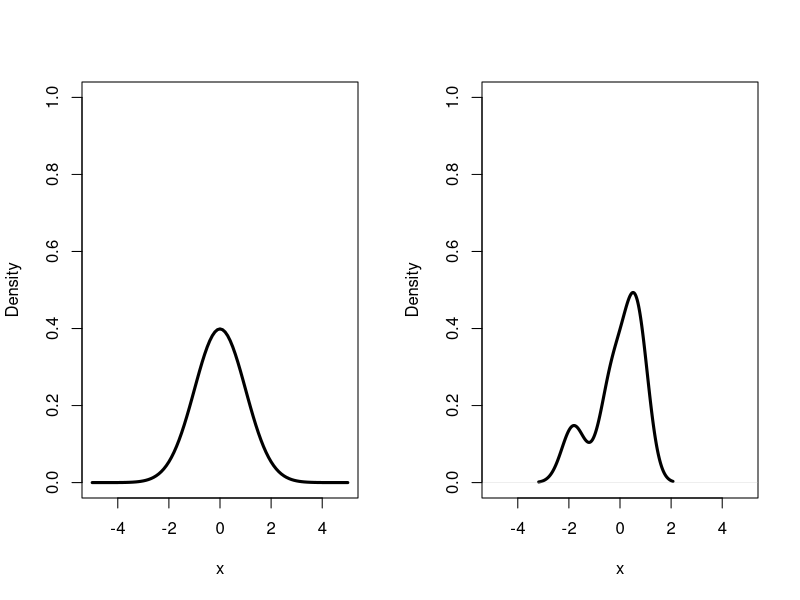
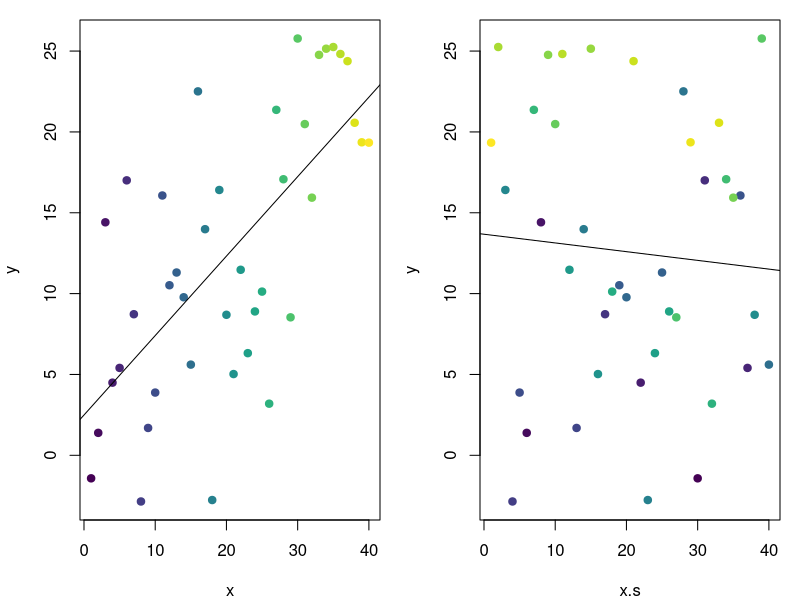
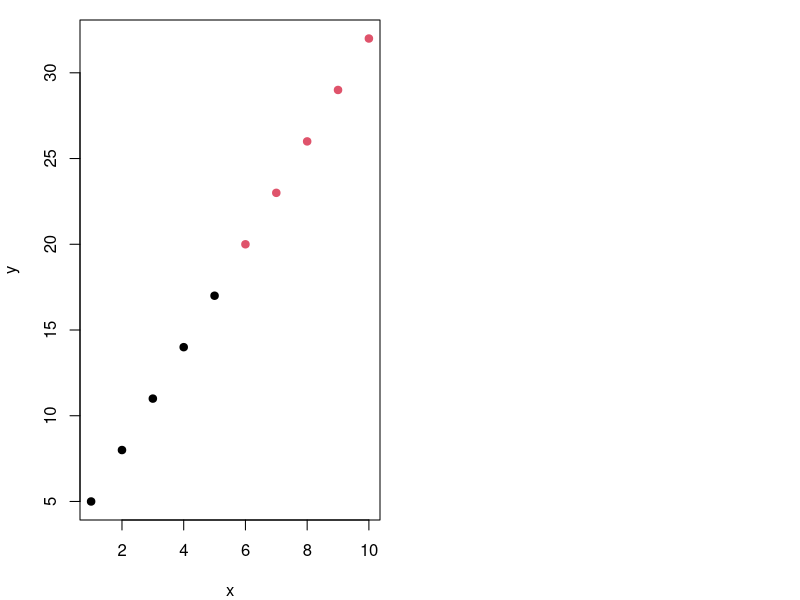
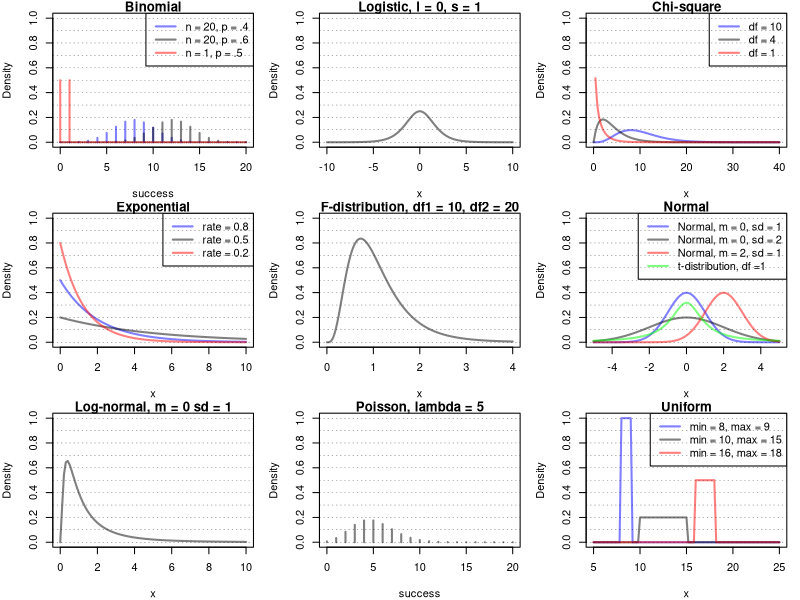
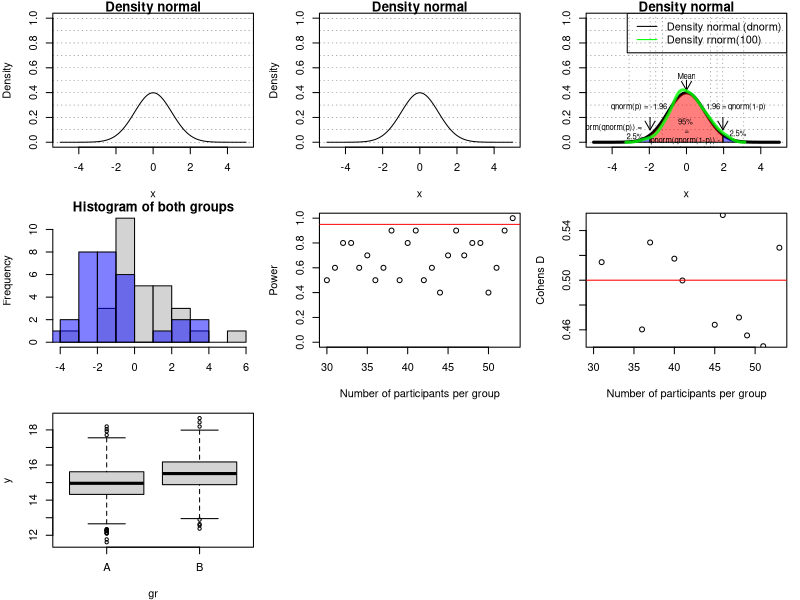
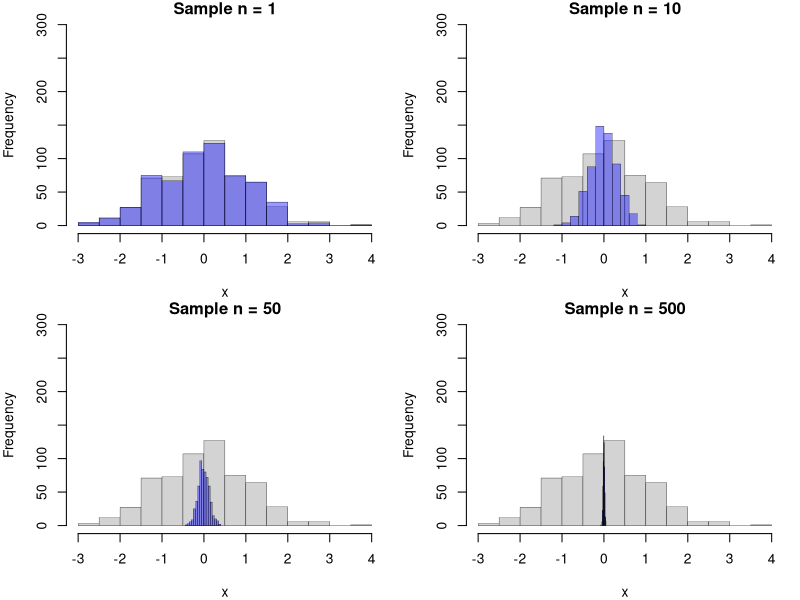

Reproduce these figures in R, in order.
## ---- chunk 1
# in the end, should be about 1500 lines
knitr::opts_chunk$set(
  comment = "#",
  collapse = TRUE,
  warning = FALSE,
  message = FALSE,
  fig.width=6, fig.height=6,
  fig.retina = 3,
  fig.align = 'center'
)
## ---- chunk 2
par(mfrow=c(1,2))
set.seed(12345)
curve(dnorm(x), from = -5,to = 5, ylim = c(0,1), ylab = "Density", lwd =3)
plot(density(rnorm(6)), ylim = c(0,1),main = "", xlim = c(-5,5), xlab = "x", lwd =3)
## ---- chunk 3
set.seed(123)
## ---- chunk 4
runif(n = 1, min = 1, max = 10) # Gives a random number between 1 and 10
runif(n = 1, min = 1, max = 10) # RNG wasn't reset, different answer (see above)
runif(n = 1, min = 1, max = 10) # Different again... 

set.seed(42); runif(n = 1, min = 1, max = 10) # This sets the RNG 
set.seed(42); runif(n = 1, min = 1, max = 10) # The exact same number 

## ---- chunk 5
set.seed(123)
## ---- chunk 6
set.seed(12) # Set the RNG 
v.1.10 = 1:10 # Make a vector from 1 to 10 
# Randomly pick 1 (size) value from the vector (x), without replacement 
sample(x = v.1.10, size = 1, replace = FALSE) 
## ---- chunk 7
set.seed(3) # Set the RNG 
# Randomly pick 5 (size) letters from the vector (x), without replacement 
sample(x = LETTERS, size = 5, replace = FALSE) 
sample(x = as.factor(month.abb), size = 5, replace = FALSE) 
## ---- chunk 8
library(viridis)
## ---- chunk 9
set.seed(123)
n = 40; col = viridis::viridis(n = n)
x = 1:n ; y = 2+.5*x + rnorm(n, sd=7)
df.xy = data.frame(x,y, col )
## ---- chunk 10
df.xy$x.s = sample(x)
## ---- chunk 11
par(mfrow=c(1,2), mar=c(4,4,1,1))
plot(y~x,  col=col, data=df.xy, pch=19);abline(lm(y~x,  data=df.xy)) # Original 
plot(y~x.s,col=col, data=df.xy, pch=19);abline(lm(y~x.s,data=df.xy)) # Permutated 
## ---- chunk 12
(let4first = LETTERS[1:4])
rep(let4first, times = 2) # Repeat the WHOLE sequence twice 
rep(let4first, each = 2) # Repeat each element twice 
# Set the number of repeat for each element in the vector 
rep(let4first, times = c(1,2,3,6))
# Complete replication: replicate each element twice and do this three times 
rep(let4first, each = 2, times = 3)
rep(let4first, length.out = 6) # Repeat the vector until you hit the maximum length

## ---- chunk 13
set.seed(1234)
data.replicated = replicate(n = 2,expr = data.frame(gr = rep(LETTERS[1:3],each = 2),
                                                    y = rnorm(6)), 
                            simplify = FALSE)
## ---- chunk 14
data.replicated[[1]]
## ---- chunk 15
data.replicated[[2]]
## ---- chunk 16
set.seed(12345) # Sets the random number generator to a fix value
vec.1.10 = 1:10 # Make the vector to choose from 
sample(x = vec.1.10, size = 4, replace = FALSE) # Sample 4 nb without replacement
sample(x = vec.1.10, size = 4, replace = TRUE) # Sample 4 nb with replacement
## ---- chunk 17
set.seed(123); table(sample(x = 0:1, size = 1000, replace = T,prob = c(.5,.5)))
## ---- chunk 18
x = 1:10
y = 2 + 3 * x
gr = rep(letters[1:2],each = 5)
linear.df = data.frame(x,y,gr)
plot(y~x, col = as.factor(gr), data = linear.df, pch = 19)
## ---- chunk 19
par(mfrow = c(3,3), bg = NA)
# par(mfrow = c(1,1), bg = NA)
col = scales::alpha("black",.5)
col.r = scales::alpha("red",.5)
col.g = scales::alpha("green",.5)
col.b = scales::alpha("blue",.5)
lwd=2
# Binom
#define range of "successes"
success <- 0:20
plot(success, dbinom(x = success, size=20, prob=0.4),type='h', col = col.b, lwd=lwd, ylim = c(0,1), ylab = "Density", main = "Binomial")
curve(expr = dbinom(x = x, size=20, prob=0.6),col = col, lwd=lwd, ylim = c(0,1), type = 'h',add = T)
curve(expr = dbinom(x = x, size=1, prob=0.5),col = col.r, lwd=lwd, ylim = c(0,1), type = 'h',add = T)
abline(h=seq(0,1, by = .1), lty = 3, lwd = .3)
legend("topright",legend = c("n = 20, p = .4","n = 20, p = .6","n = 1, p = .5"),lty = c(1,1,1), col =c(col.b,col, col.r), lwd = 2)

# Logistic
curve(dlogis(x,location = 0, scale = 1), from=-10, to=10, col = col, lwd=lwd, ylim = c(0,1), ylab = "Density", main = "Logistic, l = 0, s = 1")
abline(h=seq(0,1, by = .1), lty = 3, lwd = .3)

# Chi-sq
curve(dchisq(x, df = 10), from = 0, to = 40, col = col.b, lwd=lwd, ylim = c(0,1), ylab = "Density", main = "Chi-square")
curve(dchisq(x, df = 4), from = 0, to = 40, col = col, lwd=lwd, ylim = c(0,1), add = T)
curve(dchisq(x, df = 1), from = 0, to = 40, col = col.r, lwd=lwd, ylim = c(0,1), add = T)
abline(h=seq(0,1, by = .1), lty = 3, lwd = .3)
legend("topright",legend = c("df = 10","df = 4","df = 1"),lty = c(1,1,1), col =c(col.b,col, col.r), lwd = 2)

# Exponential 
curve(dexp(x, rate = .5), from=0, to=10, col=col.b, lwd=lwd, ylim = c(0,1), ylab = "Density", main = "Exponential")
curve(dexp(x, rate = .2), from=0, to=10, col=col, lwd=lwd, ylim = c(0,1),add = T)
curve(dexp(x, rate = .8), from=0, to=10, col=col.r, lwd=lwd, ylim = c(0,1),add = T)
abline(h=seq(0,1, by = .1), lty = 3, lwd = .3)
legend("topright",legend = c("rate = 0.8","rate = 0.5","rate = 0.2"),lty = c(1,1,1), col =c(col.b,col,col.r), lwd = 2)

# F-distribution
curve(df(x, df1 = 10, df2 = 20), from = 0, to = 4, n = 5000, col= col, lwd=lwd, ylim = c(0,1), ylab = "Density", main = "F-distribution, df1 = 10, df2 = 20")
abline(h=seq(0,1, by = .1), lty = 3, lwd = .3)

# normal 
curve(expr = dnorm(x = x, mean=0,sd=1), from = -5, to = 5, col=col.b, lwd=lwd, ylim = c(0,1), ylab = "Density", main = "Normal")
curve(expr = dnorm(x = x, mean=0,sd=2), from = -5, to = 5, col=col, lwd=lwd, ylim = c(0,1), add = T)
curve(expr = dnorm(x = x, mean=2,sd=1), from = -5, to = 5, col=col.r, lwd=lwd, ylim = c(0,1), add = T)
curve(dt(x, df=1), from=-5, to=5, col=col.g, lty = 1, lwd=lwd, ylim = c(0,1), ylab = "Density", main = "t-distribution df = 10", add=TRUE)
abline(h=seq(0,1, by = .1), lty = 3, lwd = .3)
legend("topright",legend = c("Normal, m = 0, sd = 1","Normal, m = 0, sd = 2","Normal, m = 2, sd = 1","t-distribution, df =1"),lty = c(1,1,1,1), col =c(col.b,col,col.r,col.g), lwd = 2)

# Log normal 
curve(dlnorm(x, meanlog=0, sdlog=1), from=0, to=10, col=col, lwd=lwd, ylim = c(0,1), ylab = "Density", main = "Log-normal, m = 0 sd = 1")
abline(h=seq(0,1, by = .1), lty = 3, lwd = .3)

# Poisson
plot(success, dpois(success, lambda=5), type='h', col=col, lwd=lwd, ylim = c(0,1), ylab = "Density", main = "Poisson, lambda = 5")
abline(h=seq(0,1, by = .1), lty = 3, lwd = .3)

# unifrom
curve(dunif(x, min = 8,max = 9), from=5, to=25, col=col.b, lwd=lwd, ylim = c(0,1), ylab = "Density", main = "Uniform") 
curve(dunif(x, min = 10,max = 15), from=5, to=25, col=col, lwd=lwd, ylim = c(0,1), add=T) 
curve(dunif(x, min = 16,max = 18), from=5, to=25, col=col.r, lwd=lwd, ylim = c(0,1), add = T) 
abline(h=seq(0,1, by = .1), lty = 3, lwd = .3)
legend("topright",legend = c("min = 8, max = 9","min = 10, max = 15","min = 16, max = 18"),lty = c(1,1,1), col =c(col.b,col,col.r), lwd = 2)
## ---- chunk 20
curve(expr = dnorm(x = x, mean=0,sd=1), 
      from = -5, to = 5, ylim = c(0,1),
      col="black", ylab = "Density",
      main = "Density normal") 
abline(h=seq(0,1, by = .1), 
       lty = 3, lwd = .3)

## ---- chunk 21
curve(expr = dnorm(x = x, mean=0,sd=1), 
      from = -5, to = 5, ylim = c(0,1),
      col="black", ylab = "Density",
      main = "Density normal") 
abline(h=seq(0,1, by = .1), 
       lty = 3, lwd = .3)

## ---- chunk 22
x <- seq(-5, 5, 0.1)
cex  = .7
plot(x, dnorm(x, 0, 1), main = "Density normal", type = "l", lwd = 3, col = "black", ylab = "", xlab = "x", ylim = c(0,1))
# quantile.normal = qnorm(seq(0,1, by = .05))
quantile.normal = qnorm(c(.999,0.001,.975,.025, .95, .05, .9, .1))
abline(v = quantile.normal[!is.infinite(quantile.normal)], lty = 3, lwd = .3) 
abline(h=seq(0,1, by = .1), lty = 3, lwd = .3)

p = 0.025 

# add the polygon to the left  
lb <- min(x) # Lower bound
ub <- qnorm(p)   # Upper bound
x2 <- seq(min(x), ub, length = 100) # New Grid
y <- dnorm(x2, 0, 1) # Densitypolygon(c(lb, x2, ub), c(0, y, 0), col = rgb(0, 0, 1, alpha = 0.5))
polygon(c(lb, x2, ub), c(0, y, 0), col = rgb(0, 0, 1, alpha = 0.5))
text(x = ub, y = p+0.04,labels = paste0("pnorm(qnorm(p)) = \n",p*100,"%"),adj = 0,pos = 2, cex=cex)

text(x = ub-.6, y = .2,labels = paste0("qnorm(p) = ", round(qnorm(p),2)),adj = 0,pos = 1,offset = -1, cex=cex)
arrows(x0 = ub,x1 = ub, y0 = .2,y1 = .1,code = 2,length=.1)


# add the polygon to the right 
lb <- qnorm(1-p) # Lower bound
ub <- max(x)   # Upper bound
x2 <- seq(lb, max(x), length = 100) # New Grid
y <- dnorm(x2, 0, 1) # Density
polygon(c(lb, x2, ub), c(0,y,0), col = rgb(0, 0, 1, alpha = 0.5))
text(x = lb, y = p+0.04,labels = paste0(p*100,"%"),adj = 0,pos = 4, cex=cex)

text(x = lb+.7, y = .2,labels = paste0(round(qnorm(1-p),2)," = qnorm(1-p)"),adj = 0,pos = 1,offset = -1, cex=cex)
arrows(x0 = lb,x1 = lb, y0 = .2,y1 = .1,code = 2,length=.1)

# Add the middle (red) polygon 
lb <- qnorm(p) # Lower bound
ub <- qnorm(1-p)   # Upper bound
x2 <- seq(lb, ub, length = 100) # New Grid
y <- dnorm(x2, 0, 1) # Density
polygon(c(lb, x2, ub), c(0,y,0), col = rgb(1, 0, 0, alpha = 0.5))
text(x = mean(x2), y = .2,labels = paste0((1-2*p)*100,"% \n=", "\npnorm(qnorm(1-p)) - \npnorm(qnorm(p))"),adj = 0,pos = 1, cex=cex)

text(x = 0, y = .55,labels = paste0(quote("Mean")),adj = 0,pos = 1,offset = 0, cex=cex)
arrows(x0 = 0,x1 = 0, y0 = .5,y1 = .42,code = 2,length=.1)

legend("topright",legend = c("Density normal (dnorm)","Density rnorm(100)"), lwd = 1, lty = 1, col = c("black", "green"))

set.seed(123)
rndat =rnorm(100)
# mean(rndat)
dens.nor = density(rndat)
lines(dens.nor, lwd = 3,col = scales::alpha("green",.8))
mybins=hist(rndat, plot = F, density = T, breaks = 100)
crn = mybins$density
brn = mybins$breaks
# # par(new=TRUE)
# # hist(rndat,axes = F, ylab = "", xlab = "", main = "", col = NA, border = NA)
# for (i in 1:c(length(brn)-1)) {
#   x = mean(brn[i],brn[i+1])
#   y = crn[i]
#   points(x,y, col = scales::alpha("black",.2), pch = 19)
# }

# text(x = 2.2, y = .38,labels = paste0("qnorm(1-p)"),adj = 0,pos = 1,offset = 0)
# arrows(x0 = 2.2,x1 = qnorm(1-p), y0 = .35,y1 = .27,code = 2,length=.1)


## ---- chunk 23
qnorm(p = 0.025,lower.tail = F)
## ---- chunk 24
set.seed(1234)
n <-10
rnorm(n)
## ---- chunk 25
set.seed(1234)
n = 30
group1 <- rnorm(n = n, mean = 1, sd = 2)
group2 <- rnorm(n = n, mean = 0, sd = 2)
hist(group1, breaks = 10, main = "Histogram of both groups", xlab = "")
hist(group2, add = TRUE, breaks = 10, col= scales::alpha("blue",.5))
t.test(group1, group2, paired = FALSE, var.equal = TRUE, conf.level = 0.9)

set.seed(1)
n_sims <- 10 # we want 1000 simulations
p_vals <- c()
power_at_n <- c(0) # this vector will contain the power for each sample-size (it needs the initial 0 for the while-loop to work)
cohens_ds <- c()
cohens_ds_at_n <- c() 
n <- 30 # sample-size 
i <- 2
while(power_at_n[i-1] < .95){
  for(sim in 1:n_sims){
    group1 <- rnorm(n,1,2) # simulate group 1
    group2 <- rnorm(n,0,2) # simulate group 2
    p_vals[sim] <- t.test(group1, group2, paired = FALSE, var.equal = TRUE, conf.level = 0.9)$p.value # run t-test and extract the p-value
    cohens_ds[sim] <- abs((mean(group1)-mean(group2))/(sqrt((sd(group1)^2+sd(group2)^2)/2))) # we also save the cohens ds that we observed in each simulation
  }
  power_at_n[i] <- mean(p_vals < .10) # check power (i.e. proportion of p-values that are smaller than alpha-level of .10)
  cohens_ds_at_n[i] <- mean(cohens_ds) # calculate means of cohens ds for each sample-size
  n <- n+1 # increase sample-size by 1
  i <- i+1 # increase index of the while-loop by 1 to save power and cohens d to vector
}
power_at_n <- power_at_n[-1] # delete first 0 from the vector
cohens_ds_at_n <- cohens_ds_at_n[-1] # delete first NA from the vector
plot(30:(n-1), power_at_n, xlab = "Number of participants per group", ylab = "Power", ylim = c(0,1), axes = TRUE)
abline(h = .95, col = "red")

plot(30:(n-1), cohens_ds_at_n, xlab = "Number of participants per group", ylab = "Cohens D", ylim = c(0.45,0.55), axes = TRUE)
abline(h = .50, col = "red")
## ---- chunk 26

set.seed(1234); n = 1000
y1 = rnorm(n, mean = 15, sd = 1)
y2 = rnorm(n, mean = 15.5, sd = 1)

sim.aov1 = data.frame(y = y1, gr = "A")
sim.aov2 = data.frame(y = y2, gr = "B")
df.aov = rbind(sim.aov1, sim.aov2)
df.aov$gr = factor(df.aov$gr)

aov.out = aov(y~gr, data = df.aov)
#summary(aov.out)
tk.test = TukeyHSD(aov.out)
round(tk.test$gr,2)
## ---- chunk 27
plot(y~gr, data = df.aov)
## ---- chunk 28
# Defining the population 
n = 600 # Number of elements to be generated 
set.seed(13) # Set RNG 
x = rnorm(n) # Generate numbers from normal distribution 
reedddd = scales::alpha("blue",.4) # Make colour transparent 

# Definte the function 
sample.mean.pop.est <- function(x,n, sample.size, ylim = NULL) {
  # x: is the actual values of the trait measured 
  # n: size of the population (number of individuals or items)
  # sample.size: how big is the sample size from which the MEAN will be calculated from 
  # ylim: add a maximum if needed 
  # histogram of the population 
  
  # Just get the stats from the histogram 
  pop.hist = hist(x, plot = F) # Make base histogram 
  
  # Make empty vector
  tmp.v = c(NA) 
  
  # For loop to calculate the mean based on a sample from the population 
  for (i in 1:n) {
    tmp = sample(x = x, size = sample.size, replace = FALSE)
    # Record that information (mean of the sample)
    tmp.v[i] = mean(tmp)
  } # End i
  
  # Sample histogram 
  sample.hist = hist(tmp.v, plot = F)
  # Population histogram 
  hist(x, ylim = range(c(0,c(sample.hist$counts, pop.hist$counts), ylim)), 
       main = paste("Sample n =", sample.size))
  # Add the sample estimate 
  sample.hist = hist(tmp.v, col = reedddd, add=T)
} # End sample.mean.pop.est
## ---- chunk 29
par(mfrow=c(2,2), lwd = .3)
sample.mean.pop.est(x = x, n = n, sample.size = 1, ylim = 300)
sample.mean.pop.est(x = x, n = n, sample.size = 10, ylim = 300)
sample.mean.pop.est(x = x, n = n, sample.size = 50, ylim = 300)
sample.mean.pop.est(x = x, n = n, sample.size = 500, ylim = 300)
